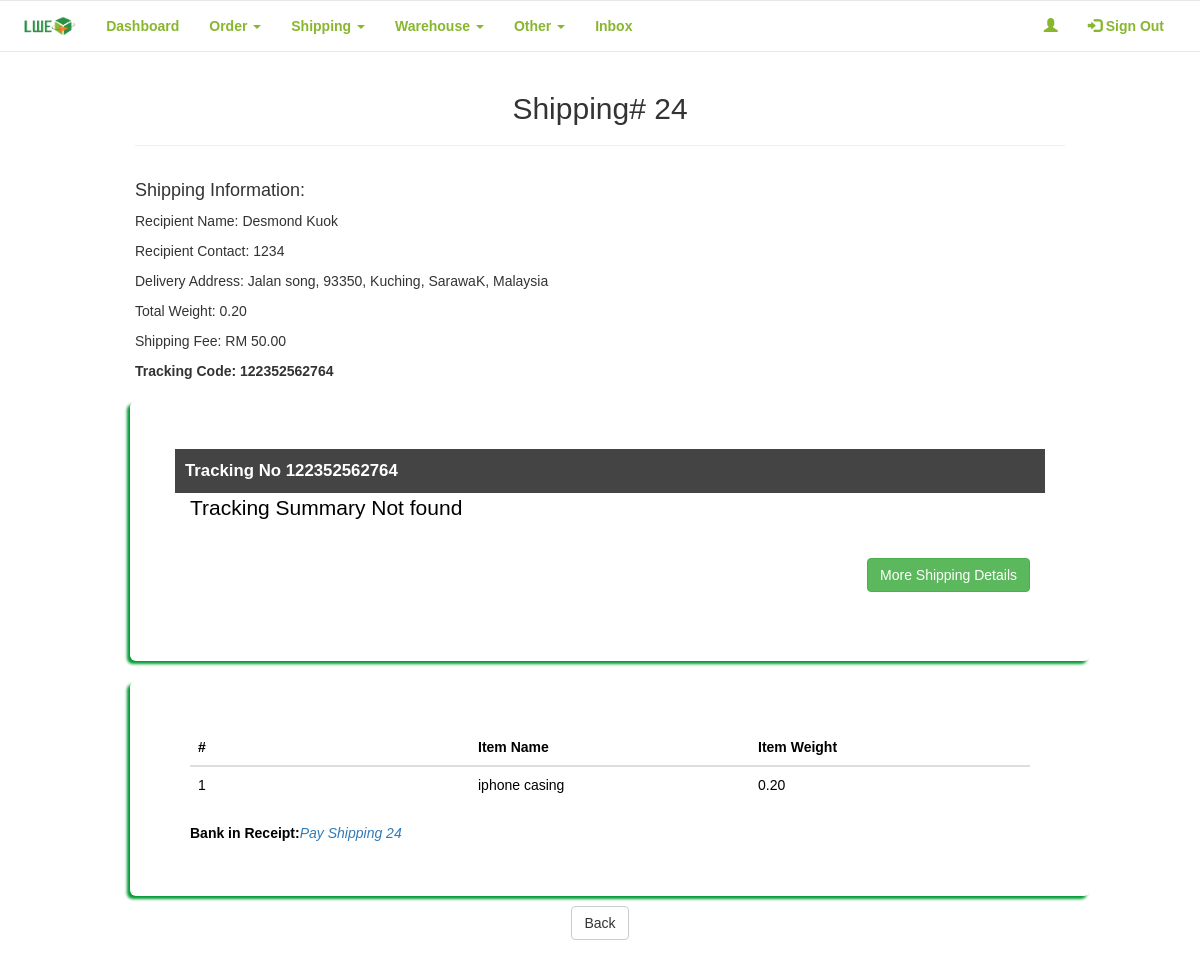
Screenshot of /LWE_Buy/admin/shippinglpview.php?shipping_id=24 with the database file from the repository.
### tables this page shows
CREATE TABLE `shipping` (
  `s_id` int(11) NOT NULL,
  `user_id` int(11) NOT NULL,
  `recipient_name` varchar(50) NOT NULL,
  `recipient_contact` varchar(15) NOT NULL,
  `a_id` int(11) NOT NULL,
  `weight` decimal(10,2) NOT NULL,
  `price` decimal(10,2) NOT NULL,
  `status` text NOT NULL,
  `datetime` timestamp NOT NULL DEFAULT CURRENT_TIMESTAMP ON UPDATE CURRENT_TIMESTAMP,
  `tracking_code` varchar(25) DEFAULT NULL
);

CREATE TABLE `address` (
  `a_id` int(11) NOT NULL,
  `user_id` int(11) NOT NULL,
  `address` varchar(100) NOT NULL,
  `state` varchar(20) NOT NULL,
  `city` varchar(20) NOT NULL,
  `country` varchar(20) NOT NULL,
  `postcode` int(10) NOT NULL
);

CREATE TABLE `item` (
  `i_id` int(11) NOT NULL,
  `s_id` int(11) NOT NULL,
  `from_id` varchar(20) NOT NULL,
  `name` varchar(50) NOT NULL,
  `order_code` varchar(25) NOT NULL,
  `weight` decimal(10,2) DEFAULT NULL,
  `datetime` timestamp NOT NULL DEFAULT CURRENT_TIMESTAMP ON UPDATE CURRENT_TIMESTAMP,
  `shipping_id` int(11) DEFAULT NULL,
  `action` varchar(15) NOT NULL
);

CREATE TABLE `payment` (
  `p_id` int(11) NOT NULL,
  `user_id` int(11) NOT NULL,
  `datetime` timestamp NOT NULL DEFAULT CURRENT_TIMESTAMP ON UPDATE CURRENT_TIMESTAMP,
  `title` varchar(45) NOT NULL,
  `amount` decimal(10,2) DEFAULT NULL,
  `file` varchar(150) NOT NULL,
  `type` varchar(30) DEFAULT NULL,
  `status` varchar(20) NOT NULL,
  `from_order` int(11) DEFAULT NULL,
  `from_shipping` int(11) DEFAULT NULL
);

### LWE_Buy/admin/shippinglpview.php (the view, shortened to what this page needs)
<?php
require_once '../connection/config.php';
$shipping_id = $_GET['shipping_id'];
$counter = 0;
$query = "SELECT *
          FROM users us
          JOIN shipping s
          ON s.user_id = us.user_id
          WHERE s_id = '$shipping_id'
          ";
$result = mysqli_query($con, $query);
$results = mysqli_fetch_assoc($result);
$address = $results['a_id'];
$query1 = "SELECT *
          FROM address
          WHERE a_id = '$address'
          ";
$result1 = mysqli_query($con, $query1);
$results1 = mysqli_fetch_assoc($result1);
$query2 = "SELECT *
           FROM item
           WHERE shipping_id = '$shipping_id'";
$result2 = mysqli_query($con, $query2);
$query3 = "SELECT *
           FROM payment
           WHERE from_shipping='$shipping_id'";
$result3 = mysqli_query($con, $query3);
$results3 = mysqli_fetch_assoc($result3);
$hawb = $results['tracking_code'];
$query4 = "SELECT *
          FROM shipping_update_summary
          WHERE HawbNo = '$hawb'
          ";
$result4 = mysqli_query($con, $query4);
$results4 = mysqli_fetch_assoc($result4);
?>
<!DOCTYPE html>
<html data-ng-app="myApp">
    <head>
        <link rel="stylesheet" href="https://maxcdn.bootstrapcdn.com/bootstrap/3.3.7/css/bootstrap.min.css">
        <link href="../frameworks/css/style.css" rel="stylesheet"/>
    </head>
    <body>
        <center>
            <div class="row">
                <?php include_once('nav.php')?>
            </div>
            <div class="container">
                <h2>Shipping# <?php echo $_GET['shipping_id']; ?></h2>
                <hr/>
            </div>
        </center>
        <section class="content">
            <div class="container">
                <div class="row">
                    <div class="col-xs-12 col-md-12 col-lg-12">
                        <h4>Shipping Information: </h4>
                        <p>Recipient Name: <?php echo $results['recipient_name']; ?></p>
                        <p>Recipient Contact: <?php echo $results['recipient_contact']; ?></p>
                        <p>Delivery Address: <?php echo $results1['address']; ?>, <?php echo $results1["postcode"]; ?>, <?php echo $results1["city"]; ?>, <?php echo $results1["state"]; ?>, <?php echo $results1["country"]; ?></p>
                        <p>Total Weight: <?php echo $results['weight']; ?></p>
                        <p>Shipping Fee: RM <?php echo $results['price']; ?></p>
                        <p><strong>Tracking Code: <?php echo $results['tracking_code']; ?></strong></p>
                    </div>
                </div>
                <div class="row">
                    <div class="col-xs-12 col-md-12 col-lg-12 jumbotron">
                        <div class="row">
                            <div class="col-xs-12 col-md-12 col-lg-12" style="background:#444; padding:10px; color:#fff; font-weight:bold; font-size:120%; text-align: left;">
                                <strong>Tracking No</strong> <?php echo $hawb ?>
                            </div>
                        </div>
                        <div class="row">
                            <div class="col-xs-12 col-md-12 col-lg-12">
                                <?php
                                    if($results4 > 0){
                                        ?>
                                            <div class="row">
                                                <div class="col-xs-12 col-md-3 col-lg-3">
                                                    <strong>Status</strong><br>
                                                    <?php echo $results4['ReasonDescription']; ?>
                                                </div>
                                                <div class="col-xs-12 col-md-2 col-lg-2">
                                                    <strong>Customer Ref</strong><br>
                                                    <?php echo $results4['XR1']; ?>
                                                </div>
                                                <div class="col-xs-12 col-md-3 col-lg-3">
                                                    <strong>Carrier No</strong><br>
                                                    <?php echo $results4['HawbNo']; ?>
                                                </div>
                                                <div class="col-xs-12 col-md-2 col-lg-2">
                                                    <strong>Send Date</strong><br>
                                                    <small>
                                                        <?php echo $results4['ShipmentDate']; ?>
                                                    </small>
                                                </div>
                                                <div class="col-xs-12 col-md-2 col-lg-2">
                                                    <strong>Delivered Date</strong><br>
                                                    <small>
                                                        <?php echo $results4['DeliveryDate']; ?>
                                                    </small>
                                                </div>
                                            </div>
                                        <?php
                                    }else{
                                        echo '<p>Tracking Summary Not found</p>';
                                    }
                                ?>
                                <br/>
                                <div class="row">
                                    <div class="col-xs-12 col-md-12 col-lg-12">
                                        <button style="float: right;" class="btn btn-success" type="button" data-toggle="collapse" data-target="#collapse">More Shipping Details</button>
                                    </div>
                                </div>
                                <br/>
                                <div class="row">
                                    <div class="col-xs-12 col-md-12 col-lg-12 in collapse">
                                    </div>
                                </div>
                            </div>
                        </div>
                    </div>
                </div>
                <div class="row">
                    <div class="col-xs-12 col-md-12 col-lg-12 jumbotron">
                        <table class="table thead-bordered table-hover">
                            <thead>
                                <tr>
                                    <th width="33%">#</th>
                                    <th width="33%">Item Name</th>
                                    <th width="33%">Item Weight</th>
                                </tr>
                            </thead>
                            <?php
                                if(mysqli_num_rows($result2) > 0)
                                {
                                    while($row = mysqli_fetch_array($result2))
                                    {
                                        $counter++;
                                        ?>
                                        <tbody>
                                            <tr>
                                                <td><?php echo $counter; ?></td>
                                                <td><?php echo $row['name']; ?></td>
                                                <td><?php echo $row['weight']; ?></td>
                                            </tr>
                                        </tbody>
                                        <?php
                                    }
                                }else{
                                ?>
                                    <p>There is no item ready to ship.</p>
                                <?php
                                }
                            ?>
                        </table>
                        <?php
                            if($results3 > 0){
                                ?>
                                    <tfoot>
                                        <tr>
                                            <td>
                                                <label style="float: left;">Bank in Receipt:</label> <em style="float:left;">
                                                <a href="#" class="pop">
                                                    <img src="../resources/img/receipts/<?php echo $results3['file']; ?>" style="width: 0px; height: 0px;"><?php echo $results3['title']; ?>
                                                </a></em>
                                            </td>
                                        </tr>
                                    </tfoot>
                                <?php
                            }else{
                            }
                        ?>
                    </div>
                    <center style="padding: 15px;">
                        <a href="javascript:history.go(-1)"  class="btn btn-default" name="back">Back</a>
                    </center>
                </div>
            </div>
        </section>
    </body>
</html>

### LWE_Buy/frameworks/css/style.css (style rules this page uses)
html, body { height: 100%; }
body { background-image: url("../../resources/img/bg.jpg"); font-family: sans-serif; overflow-x: hidden; }
.container { width: 80%; margin: 0px auto 5px auto;; min-height: 57%; }
.jumbotron { margin: 10px; background: #fff; border-radius: 5px; color: #000; box-shadow: -3px 3px 3px #009933; }

### rows the page displays
shipping: recipient_name "Desmond Kuok", recipient_contact "1234", weight "0.20", price "50.00", tracking_code "122352562764"
address: address "Jalan song", postcode "93350", city "Kuching", state "SarawaK", country "Malaysia"
item: name "iphone casing", weight "0.20"
payment: title "Pay Shipping 24"

### other values shown
$_GET['shipping_id'] "24"
